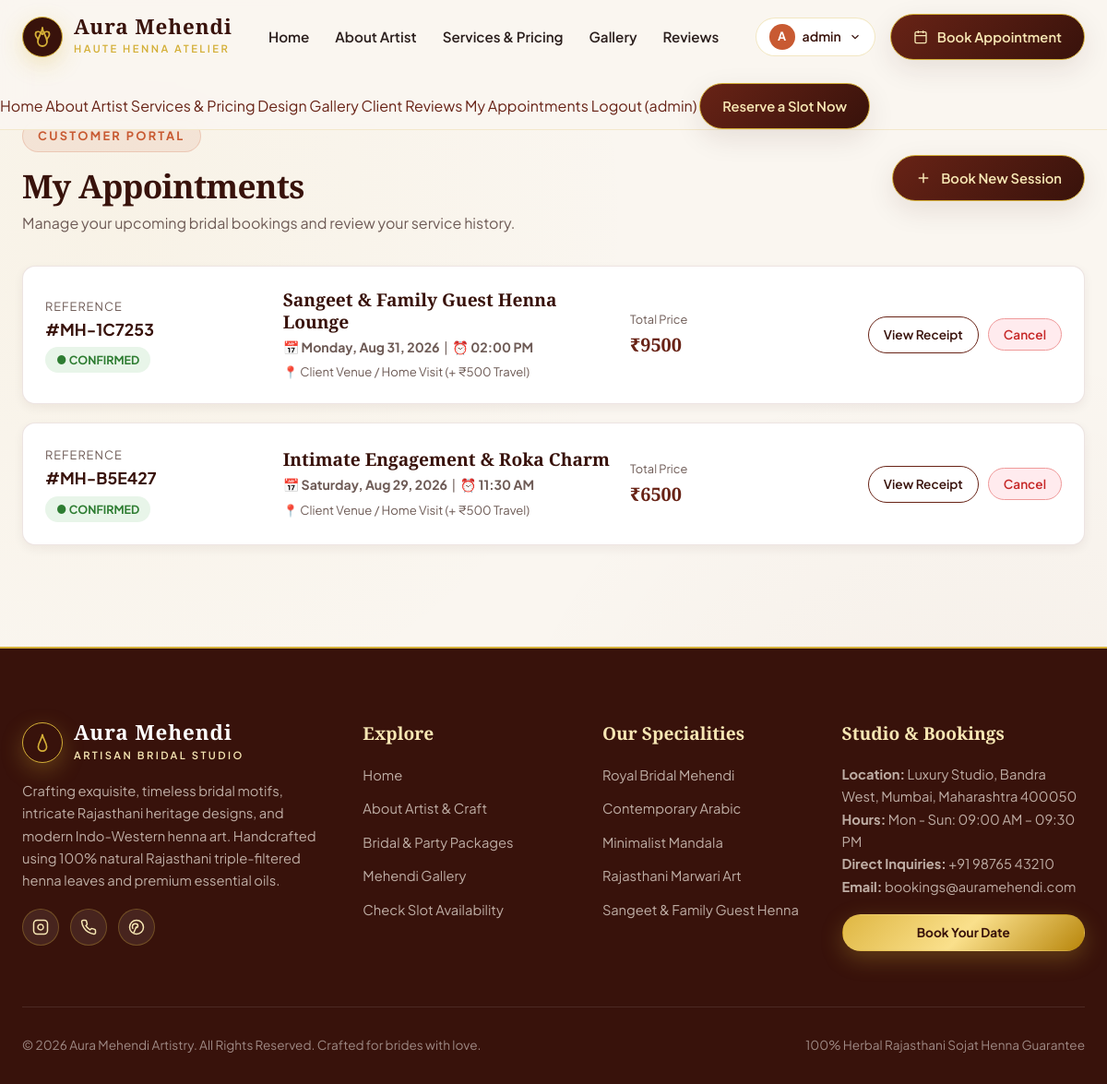
/my-bookings/ (signed in), run on the app's committed database.
### booking/models.py (models this page shows, shortened)
class Booking(models.Model):
    STATUS_CHOICES = [
        ('PENDING', 'Pending Confirmation'),
        ('CONFIRMED', 'Confirmed'),
        ('COMPLETED', 'Completed'),
        ('CANCELLED', 'Cancelled'),
        ('REJECTED', 'Rejected'),
    ]
    VENUE_CHOICES = [
        ('studio', 'Artist Luxury Studio (In-Salon)'),
        ('home', 'Client Venue / Home Visit (+ ₹500 Travel)'),
    ]
    TIME_SLOTS = [
        ('09:00 AM', '09:00 AM - 11:30 AM (Morning Slot)'),
        ('11:30 AM', '11:30 AM - 02:00 PM (Mid-Day Slot)'),
        ('02:00 PM', '02:00 PM - 04:30 PM (Afternoon Slot)'),
        ('04:30 PM', '04:30 PM - 07:00 PM (Evening Sunset Slot)'),
        ('07:00 PM', '07:00 PM - 09:30 PM (Night Gala Slot)'),
    ]
    booking_ref = models.CharField(max_length=20, unique=True, editable=False, db_index=True)
    user = models.ForeignKey(User, null=True, blank=True, on_delete=models.SET_NULL, related_name='bookings')
    service = models.ForeignKey(Service, on_delete=models.CASCADE, related_name='bookings')
    customer_name = models.CharField(max_length=120)
    customer_email = models.EmailField()
    customer_phone = models.CharField(max_length=20)
    booking_date = models.DateField()
    booking_time = models.CharField(max_length=20, choices=TIME_SLOTS)
    venue_type = models.CharField(max_length=20, choices=VENUE_CHOICES, default='studio')
    address = models.TextField(blank=True, help_text="Full address for Home / Wedding Venue visit")
    special_notes = models.TextField(blank=True, help_text="Custom bridal figures, special requests, number of hands, etc.")
    total_price = models.DecimalField(max_digits=8, decimal_places=2, blank=True)
    status = models.CharField(max_length=20, choices=STATUS_CHOICES, default='CONFIRMED')
    created_at = models.DateTimeField(auto_now_add=True)
    updated_at = models.DateTimeField(auto_now=True)
    class Meta:
        ordering = ['-booking_date', '-booking_time']
        constraints = [
            models.UniqueConstraint(
                fields=['booking_date', 'booking_time'],
                condition=~models.Q(status='CANCELLED'),
                name='unique_active_slot_booking'
            )
        ]

class Service(models.Model):
    CATEGORY_CHOICES = [
        ('bridal', 'Bridal Couture'),
        ('arabic', 'Arabic & Floral'),
        ('indo_western', 'Indo-Western & Fusion'),
        ('mandala', 'Mandala & Minimalist'),
        ('party', 'Sangeet & Party Mehendi'),
        ('traditional', 'Traditional Rajasthani/Marwari'),
    ]
    title = models.CharField(max_length=120)
    category = models.CharField(max_length=50, choices=CATEGORY_CHOICES, default='bridal')
    tagline = models.CharField(max_length=200, blank=True, help_text="Short highlight, e.g., 'Elaborate elbow-length bridal intricacy'")
    description = models.TextField()
    price = models.DecimalField(max_digits=8, decimal_places=2)
    duration_hours = models.DecimalField(max_digits=4, decimal_places=1, default=2.0)
    badge = models.CharField(max_length=50, blank=True, help_text="e.g. 'Most Popular', 'Bridal Signature'")
    image_url = models.CharField(max_length=400, blank=True, help_text="Image URL or static path")
    image = models.ImageField(upload_to='services/', null=True, blank=True, help_text="Upload image (overrides image URL)")
    features_list = models.TextField(blank=True, help_text="Enter features separated by commas or newlines")
    is_featured = models.BooleanField(default=False)
    is_active = models.BooleanField(default=True, help_text="Inactive services won't appear on the public site")
    created_at = models.DateTimeField(auto_now_add=True)
    class Meta:
        ordering = ['-is_featured', 'price']

### booking/views.py (the view)
# urls.py: path('my-bookings/', views.my_bookings, name='my_bookings'),
@login_required
def my_bookings(request):
    bookings = Booking.objects.filter(user=request.user).order_by('-booking_date', '-booking_time')
    context = {
        'bookings': bookings,
    }
    return render(request, 'booking/my_bookings.html', context)

### booking/templates/booking/my_bookings.html (shortened to what this page needs)
{% extends 'booking/base.html' %}
{% load static %}
{% block content %}
<section class="dashboard-page">
  <div class="container">
    <div class="dashboard-header">
      <div>
        <span class="section-tag">Customer Portal</span>
        <h1 style="font-size: 2.2rem; margin-bottom: 6px;">My Appointments</h1>
        <p style="color: var(--color-text-muted);">Manage your upcoming bridal bookings and review your service history.</p>
      </div>
      <a href="{% url 'booking' %}" class="btn btn-primary">
        <svg width="18" height="18" viewBox="0 0 24 24" fill="none" stroke="currentColor" stroke-width="2"><line x1="12" y1="5" x2="12" y2="19"/><line x1="5" y1="12" x2="19" y2="12"/></svg>
        Book New Session
      </a>
    </div>
    {% if bookings %}
      <div style="display: flex; flex-direction: column;">
        {% for b in bookings %}
          <div class="booking-item-card">
            <div>
              <div style="font-size: 0.8rem; color: var(--color-text-muted); text-transform: uppercase; letter-spacing: 0.08em;">Reference</div>
              <strong style="font-size: 1.1rem; color: var(--color-henna-dark);">#{{ b.booking_ref }}</strong>
              <div style="margin-top: 4px;">
                <span class="status-badge {{ b.status }}">● {{ b.get_status_display }}</span>
              </div>
            </div>
            <div>
              <h3 style="font-size: 1.2rem; margin-bottom: 4px; color: var(--color-henna-dark);">{{ b.service.title }}</h3>
              <div style="font-size: 0.88rem; color: var(--color-text-muted);">
                📅 <strong>{{ b.booking_date|date:"l, M d, Y" }}</strong> &nbsp;|&nbsp; ⏰ <strong>{{ b.booking_time }}</strong>
              </div>
              <div style="font-size: 0.82rem; color: var(--color-text-muted); margin-top: 4px;">
                📍 {{ b.get_venue_type_display }}
              </div>
            </div>
            <div>
              <div style="font-size: 0.8rem; color: var(--color-text-muted);">Total Price</div>
              <strong style="font-family: var(--font-serif); font-size: 1.25rem; color: var(--color-henna-primary);">
                ₹{{ b.total_price|floatformat:0 }}
              </strong>
            </div>
            <div style="display: flex; gap: 10px; justify-content: flex-end; align-items: center;">
              <a href="{% url 'booking_success' ref=b.booking_ref %}" class="btn btn-outline btn-sm">
                View Receipt
              </a>
              {% if b.status != 'CANCELLED' and b.status != 'COMPLETED' %}
                <form action="{% url 'cancel_booking' ref=b.booking_ref %}" method="POST" onsubmit="return confirm('Are you sure you want to cancel booking #{{ b.booking_ref }}?');">
                  <button type="submit" class="btn btn-sm" style="background: #ffebee; color: #c62828; border: 1px solid #ef9a9a;">
                    Cancel
                  </button>
                </form>
              {% endif %}
            </div>
          </div>
        {% endfor %}
      </div>
    {% endif %}
  </div>
</section>
{% endblock %}

### booking/templates/booking/base.html (shortened to what this page needs)
{% load static %}
<!DOCTYPE html>
<html lang="en">
<head>
  <link rel="stylesheet" href="{% static 'booking/css/style.css' %}">
</head>
<body>
  <header class="header-navbar">
    <div class="container nav-container">
      <a href="{% url 'home' %}" class="brand-logo">
        <div class="brand-logo-icon">
          <svg width="24" height="24" viewBox="0 0 24 24" fill="none" stroke="currentColor" stroke-width="1.8" stroke-linecap="round" stroke-linejoin="round">
            <path d="M12 2C12 7 7 12 7 17a5 5 0 0 0 10 0c0-5-5-10-5-15z"/>
            <path d="M12 9c2-2.5 5-3.5 7-2 1 2 0 5-2 7"/>
            <path d="M12 9c-2-2.5-5-3.5-7-2-1 2 0 5 2 7"/>
          </svg>
        </div>
        <div class="brand-text">
          <span class="brand-title">Aura Mehendi</span>
          <span class="brand-subtitle">Haute Henna Atelier</span>
        </div>
      </a>
      <ul class="nav-links">
        <li><a href="{% url 'home' %}" class="nav-link {% if request.resolver_match.url_name == 'home' %}active{% endif %}">Home</a></li>
        <li><a href="{% url 'about' %}" class="nav-link {% if request.resolver_match.url_name == 'about' %}active{% endif %}">About Artist</a></li>
        <li><a href="{% url 'services' %}" class="nav-link {% if request.resolver_match.url_name == 'services' %}active{% endif %}">Services & Pricing</a></li>
        <li><a href="{% url 'gallery' %}" class="nav-link {% if request.resolver_match.url_name == 'gallery' %}active{% endif %}">Gallery</a></li>
        <li><a href="{% url 'home' %}#reviews" class="nav-link">Reviews</a></li>
      </ul>
      <div class="nav-actions">
        {% if user.is_authenticated %}
          <div class="user-dropdown">
            <div class="user-btn">
              <span class="user-avatar">{{ user.username|make_list|first|upper }}</span>
              <span>{{ user.first_name|default:user.username }}</span>
              <svg width="14" height="14" viewBox="0 0 24 24" fill="none" stroke="currentColor" stroke-width="2"><path d="m6 9 6 6 6-6"/></svg>
            </div>
          </div>
        {% else %}
          <a href="{% url 'login' %}" class="btn btn-outline btn-sm">Sign In</a>
        {% endif %}
        <a href="{% url 'booking' %}" class="btn btn-primary">
          <svg width="16" height="16" viewBox="0 0 24 24" fill="none" stroke="currentColor" stroke-width="2"><rect width="18" height="18" x="3" y="4" rx="2"/><path d="M16 2v4M8 2v4M3 10h18"/></svg>
          Book Appointment
        </a>
      </div>
    </div>
    <div class="mobile-menu-drawer" id="mobile-menu-drawer">
      <a href="{% url 'home' %}" class="mobile-nav-link">Home</a>
      <a href="{% url 'about' %}" class="mobile-nav-link">About Artist</a>
      <a href="{% url 'services' %}" class="mobile-nav-link">Services & Pricing</a>
      <a href="{% url 'gallery' %}" class="mobile-nav-link">Design Gallery</a>
      <a href="{% url 'home' %}#reviews" class="mobile-nav-link">Client Reviews</a>
      {% if user.is_authenticated %}
        <a href="{% url 'my_bookings' %}" class="mobile-nav-link">My Appointments</a>
        <a href="{% url 'logout' %}" class="mobile-nav-link">Logout ({{ user.username }})</a>
      {% else %}
        <a href="{% url 'login' %}" class="mobile-nav-link">Customer Login</a>
        <a href="{% url 'register' %}" class="mobile-nav-link">Create Account</a>
      {% endif %}
      <a href="{% url 'booking' %}" class="btn btn-primary" style="margin-top: 10px;">Reserve a Slot Now</a>
    </div>
  </header>
  <main id="main-content">
    {% block content %}{% endblock %}
  </main>
  <footer class="site-footer">
    <div class="container">
      <div class="footer-grid">
        <div class="footer-col">
          <div class="brand-logo" style="margin-bottom: 18px;">
            <div class="brand-logo-icon">
              <svg width="22" height="22" viewBox="0 0 24 24" fill="none" stroke="currentColor" stroke-width="1.8"><path d="M12 2C12 7 7 12 7 17a5 5 0 0 0 10 0c0-5-5-10-5-15z"/></svg>
            </div>
            <div class="brand-text">
              <span class="brand-title" style="color: #fff;">Aura Mehendi</span>
              <span class="brand-subtitle" style="color: var(--color-gold-light);">Artisan Bridal Studio</span>
            </div>
          </div>
          <p>
            Crafting exquisite, timeless bridal motifs, intricate Rajasthani heritage designs, and modern Indo-Western henna art. Handcrafted using 100% natural Rajasthani triple-filtered henna leaves and premium essential oils.
          </p>
          <div class="social-links">
            <a href="https://instagram.com" target="_blank" class="social-btn" aria-label="Instagram">
              <svg width="18" height="18" viewBox="0 0 24 24" fill="none" stroke="currentColor" stroke-width="2"><rect width="20" height="20" x="2" y="2" rx="5"/><path d="M16 11.37A4 4 0 1 1 12.63 8 4 4 0 0 1 16 11.37z"/><line x1="17.5" x2="17.51" y1="6.5" y2="6.5"/></svg>
            </a>
            <a href="https://wa.me/919876543210" target="_blank" class="social-btn" aria-label="WhatsApp">
            </a>
            <a href="https://pinterest.com" target="_blank" class="social-btn" aria-label="Pinterest">
              <svg width="18" height="18" viewBox="0 0 24 24" fill="none" stroke="currentColor" stroke-width="2"><circle cx="12" cy="12" r="10"/><path d="M8 20l4-9"/><path d="M10.5 13c1.5 0 3.5-.5 3.5-3s-1.5-3-3.5-3c-3 0-4.5 2-4.5 4.5 0 1.5.8 2.5 1.5 2.5"/></svg>
            </a>
          </div>
        </div>
        <div class="footer-col">
          <h4>Explore</h4>
          <ul class="footer-links">
            <li><a href="{% url 'home' %}">Home</a></li>
            <li><a href="{% url 'about' %}">About Artist & Craft</a></li>
            <li><a href="{% url 'services' %}">Bridal & Party Packages</a></li>
            <li><a href="{% url 'gallery' %}">Mehendi Gallery</a></li>
            <li><a href="{% url 'booking' %}">Check Slot Availability</a></li>
          </ul>
        </div>
        <div class="footer-col">
          <h4>Our Specialities</h4>
          <ul class="footer-links">
            <li><a href="{% url 'services' %}?category=bridal">Royal Bridal Mehendi</a></li>
            <li><a href="{% url 'services' %}?category=arabic">Contemporary Arabic</a></li>
            <li><a href="{% url 'services' %}?category=mandala">Minimalist Mandala</a></li>
            <li><a href="{% url 'services' %}?category=traditional">Rajasthani Marwari Art</a></li>
            <li><a href="{% url 'services' %}?category=party">Sangeet & Family Guest Henna</a></li>
          </ul>
        </div>
        <div class="footer-col">
          <h4>Studio & Bookings</h4>
          <p>
            <strong>Location:</strong> Luxury Studio, Bandra West, Mumbai, Maharashtra 400050<br>
            <strong>Hours:</strong> Mon - Sun: 09:00 AM – 09:30 PM<br>
            <strong>Direct Inquiries:</strong> +91 98765 43210<br>
            <strong>Email:</strong> bookings@auramehendi.com
          </p>
          <a href="{% url 'booking' %}" class="btn btn-gold btn-sm" style="width: 100%; text-align: center;">Book Your Date</a>
        </div>
      </div>
      <div class="footer-bottom">
        <div>&copy; 2026 Aura Mehendi Artistry. All Rights Reserved. Crafted for brides with love.</div>
        <div style="display:flex; gap: 16px;">
          <span>100% Herbal Rajasthani Sojat Henna Guarantee</span>
        </div>
      </div>
    </div>
  </footer>
</body>
</html>

### data on the page
Booking: booking_ref "MH-1C7253", status "CONFIRMED", service "Sangeet & Family Guest Henna Lounge", booking_date "Monday, Aug 31, 2026", booking_time "02:00 PM", venue_type "Client Venue / Home Visit (+ ₹500 Travel)", total_price "9500"
Booking: booking_ref "MH-B5E427", status "CONFIRMED", service "Intimate Engagement & Roka Charm", booking_date "Saturday, Aug 29, 2026", booking_time "11:30 AM", venue_type "Client Venue / Home Visit (+ ₹500 Travel)", total_price "6500"

### other printed values
{{ user.username|make_list|first|upper }} "A"
{{ user.first_name|default:user.username }} "admin"
{{ user.username }} "admin"
